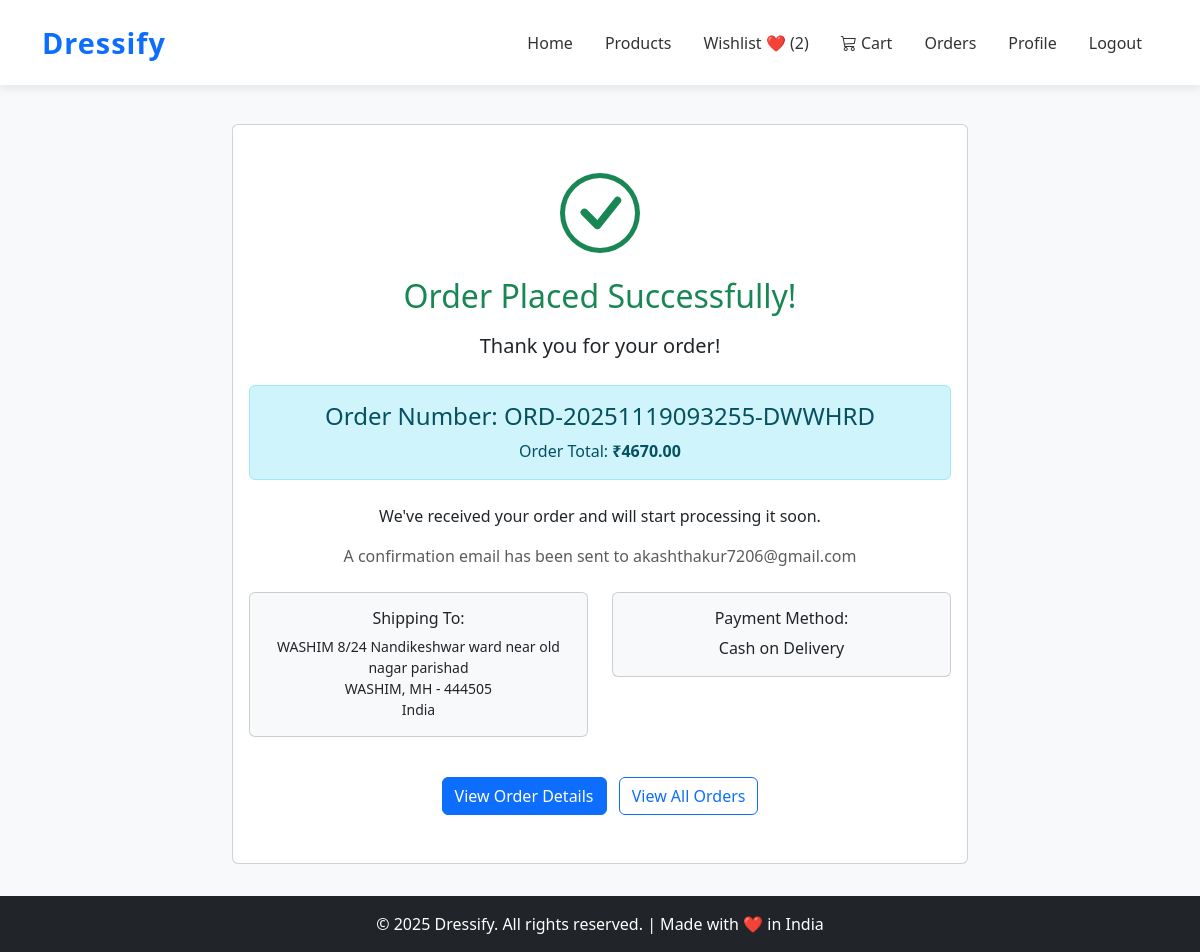
/orders/13/success/ (signed in), run on the app's committed database.
### orders/models.py (models this page shows, shortened)
class Order(models.Model):
    STATUS_CHOICES = [
        ('pending', 'Pending'),
        ('processing', 'Processing'),
        ('shipped', 'Shipped'),
        ('delivered', 'Delivered'),
        ('cancelled', 'Cancelled'),
        ('refunded', 'Refunded'),
    ]
    PAYMENT_METHOD_CHOICES = [
        ('cod', 'Cash on Delivery'),
        ('card', 'Credit/Debit Card'),
        ('upi', 'UPI'),
        ('netbanking', 'Net Banking'),
        ('wallet', 'Wallet'),
    ]
    user = models.ForeignKey(User, on_delete=models.CASCADE, related_name='orders')
    order_number = models.CharField(max_length=50, unique=True, editable=False)
    status = models.CharField(max_length=20, choices=STATUS_CHOICES, default='pending')
    subtotal = models.DecimalField(max_digits=10, decimal_places=2, validators=[MinValueValidator(Decimal('0.00'))])
    tax = models.DecimalField(max_digits=10, decimal_places=2, default=Decimal('0.00'), validators=[MinValueValidator(Decimal('0.00'))])
    shipping_cost = models.DecimalField(max_digits=10, decimal_places=2, default=Decimal('0.00'), validators=[MinValueValidator(Decimal('0.00'))])
    total = models.DecimalField(max_digits=10, decimal_places=2, validators=[MinValueValidator(Decimal('0.00'))])
    shipping_address = models.TextField()
    shipping_city = models.CharField(max_length=100)
    shipping_state = models.CharField(max_length=100)
    shipping_zip_code = models.CharField(max_length=20)
    shipping_country = models.CharField(max_length=100, default='India')
    shipping_phone = models.CharField(max_length=15)
    payment_method = models.CharField(max_length=20, choices=PAYMENT_METHOD_CHOICES, default='cod')
    payment_status = models.BooleanField(default=False)
    created_at = models.DateTimeField(auto_now_add=True)
    updated_at = models.DateTimeField(auto_now=True)
    class Meta:
        ordering = ['-created_at']
        indexes = [
            models.Index(fields=['order_number']),
            models.Index(fields=['user', '-created_at']),
            models.Index(fields=['status']),
        ]

### orders/views.py (the view)
# urls.py: path('<int:order_id>/success/', views.OrderSuccessView.as_view(), name='success'),
class OrderSuccessView(LoginRequiredMixin, View):
    template_name = 'orders/order_success.html'
    def get(self, request, order_id):
        order = get_object_or_404(Order, id=order_id, user=request.user)
        return render(request, self.template_name, {'order': order, 'page_title': 'Order Success'})

### orders/templates/orders/Order_success.html (shortened to what this page needs)
{% extends 'base.html' %}
{% load static %}
{% block content %}
<div class="container my-5">
    <div class="row justify-content-center">
        <div class="col-md-8">
            <div class="card text-center">
                <div class="card-body py-5">
                    <div class="mb-4">
                    </div>
                    <h2 class="text-success mb-3">Order Placed Successfully!</h2>
                    <p class="lead">Thank you for your order!</p>
                    <div class="alert alert-info my-4">
                        <h4 class="alert-heading">Order Number: {{ order.order_number }}</h4>
                        <p class="mb-0">Order Total: <strong>₹{{ order.total }}</strong></p>
                    </div>
                    <p>We've received your order and will start processing it soon.</p>
                    <p class="text-muted">A confirmation email has been sent to {{ order.user.email }}</p>
                    <div class="row mt-4">
                        <div class="col-md-6 mb-3">
                            <div class="card bg-light">
                                <div class="card-body">
                                    <h6>Shipping To:</h6>
                                    <p class="mb-0 small">
                                        {{ order.shipping_address }}<br>
                                        {{ order.shipping_city }}, {{ order.shipping_state }} - {{ order.shipping_zip_code }}<br>
                                        {{ order.shipping_country }}
                                    </p>
                                </div>
                            </div>
                        </div>
                        <div class="col-md-6 mb-3">
                            <div class="card bg-light">
                                <div class="card-body">
                                    <h6>Payment Method:</h6>
                                    <p class="mb-0">{{ order.get_payment_method_display }}</p>
                                </div>
                            </div>
                        </div>
                    </div>
                    <div class="mt-4">
                        <a href="{% url 'order_detail' order.id %}" class="btn btn-primary me-2">View Order Details</a>
                        <a href="{% url 'order_history' %}" class="btn btn-outline-primary">View All Orders</a>
                    </div>
                </div>
            </div>
        </div>
    </div>
</div>
{% endblock %}

### Accounts/templates/base.html (shortened to what this page needs)
{% load static %}
<!DOCTYPE html>
<html lang="en">
<head>
    <link href="https://cdn.jsdelivr.net/npm/bootstrap@5.3.0/dist/css/bootstrap.min.css" rel="stylesheet">
    <link rel="stylesheet" href="https://cdn.jsdelivr.net/npm/bootstrap-icons@1.11.1/font/bootstrap-icons.css">
</head>
<body>
    <nav class="navbar navbar-expand-lg navbar-light">
        <div class="container">
            <a class="navbar-brand" href="{% url 'home' %}">Dressify</a>
            <div class="collapse navbar-collapse" id="navbarNav">
                <ul class="navbar-nav ms-auto align-items-center">
                    <li class="nav-item"><a class="nav-link" href="{% url 'home' %}">Home</a></li>
                    <li class="nav-item"><a class="nav-link" href="{% url 'products:product_list' %}">Products</a></li>
                    <li class="nav-item">
                        <a href="{% url 'wishlist:wishlist' %}" class="nav-link">
                            Wishlist ❤️ ({{ request.user.wishlist_items.count }})
                        </a>
                    </li>
                    <li class="nav-item position-relative">
                        <a class="nav-link" href="{% url 'cart:cart_view' %}">
                            <i class="bi bi-cart3"></i>
                            Cart
                        </a>
                    </li>
                    {% if user.is_authenticated %}
                    <li class="nav-item"><a class="nav-link" href="{% url 'orders:list' %}">Orders</a></li>
                    <li class="nav-item"><a class="nav-link" href="{% url 'profile' %}">Profile</a></li>
                    <li class="nav-item"><a class="nav-link" href="{% url 'logout' %}">Logout</a></li>
                    {% else %}
                    <li class="nav-item"><a class="nav-link" href="{% url 'login' %}">Login</a></li>
                    <li class="nav-item"><a class="nav-link" href="{% url 'register' %}">Register</a></li>
                    {% endif %}
                </ul>
            </div>
        </div>
    </nav>
    {% block content %}{% endblock %}
    <footer>
        <div class="copyright text-center">
            © 2025 Dressify. All rights reserved. | Made with ❤️ in India
        </div>
    </footer>
</body>
</html>

### Accounts/templates/base.html (style rules this page uses)
body { background-color: #f8f9fa; padding-top: 76px; }
.navbar { background-color: #ffffff !important; box-shadow: 0 2px 10px rgba(0, 0, 0, 0.1); padding: 1rem 0; position: fixed; top: 0; left: 0; right: 0; width: 100%; z-index: 1000; }
.navbar-brand { font-weight: bold; color: #0d6efd !important; font-size: 1.8rem; letter-spacing: 1px; transition: color 0.3s ease; }
.navbar-nav .nav-link { color: #333 !important; font-weight: 500; margin: 0 0.5rem; transition: color 0.3s ease; position: relative; }
.navbar-nav .nav-link::after { content: ''; position: absolute; width: 0; height: 2px; bottom: 0; left: 50%; background-color: #0d6efd; transition: all 0.3s ease; transform: translateX(-50%); }
footer { background: #212529; color: white; text-align: center; padding: 1rem 0; margin-top: -1rem; }

### data on the page
Order: order_number "ORD-20251119093255-DWWHRD", total "4670.00", user.email "akashthakur7206@gmail.com", shipping_address "WASHIM 8/24 Nandikeshwar ward near old nagar parishad", shipping_city "WASHIM", shipping_state "MH", shipping_zip_code "444505", shipping_country "India", payment_method "Cash on Delivery"

### other printed values
{{ request.user.wishlist_items.count }} "2"
